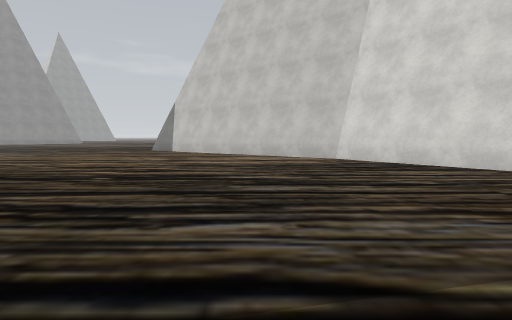
[1] (above)

20 first-person views from a walk through a 3-D level made in the Unity game engine. The camera is 1.3 m above the floor, tilts 4° down and sees 75° across. The floor is counted in squares, 2 m on a side. Each view is taken from the middle of a square. On the plan, view 1 faces up. The plan holds only what a view shows up to about 10 squares ahead; the rest is blank. The place goes on beyond the plan. Some surface patterns are stand-ins.

[2]
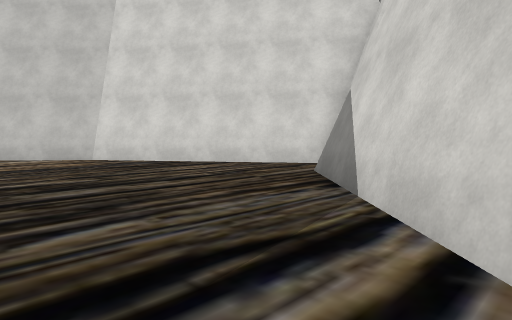

[3]
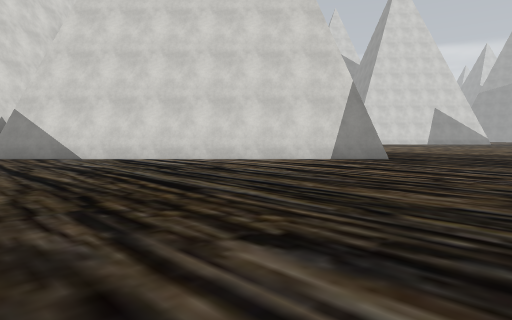

[4]
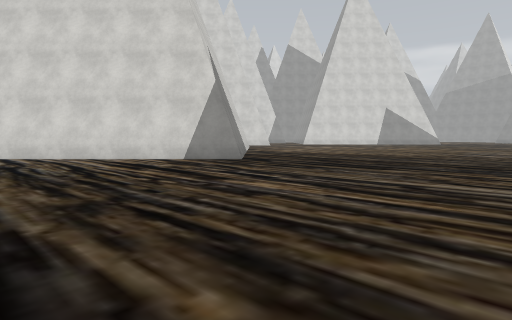

[5]
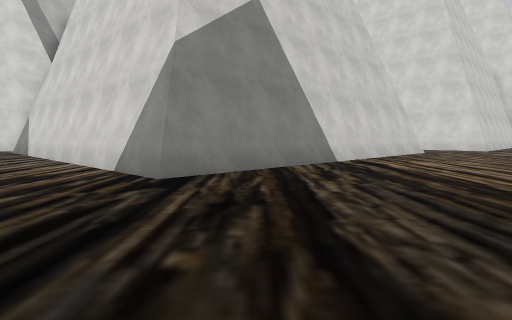

[6]
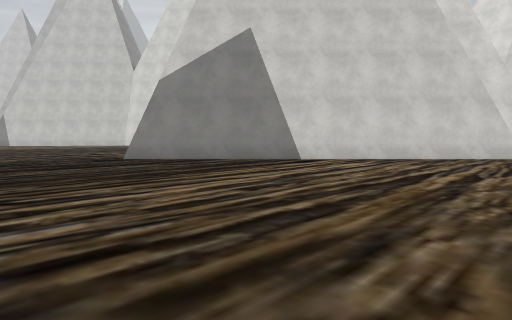

[7]
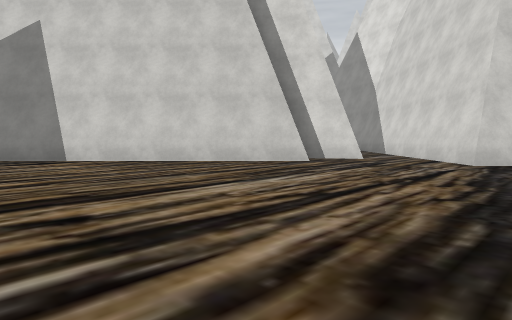

[8]
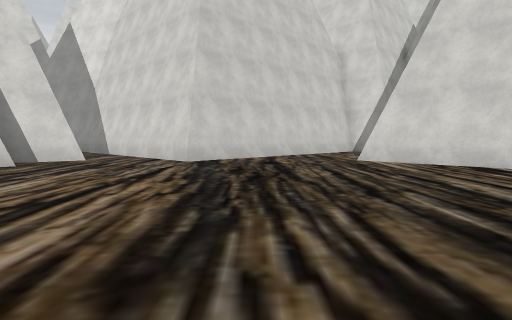

[9]
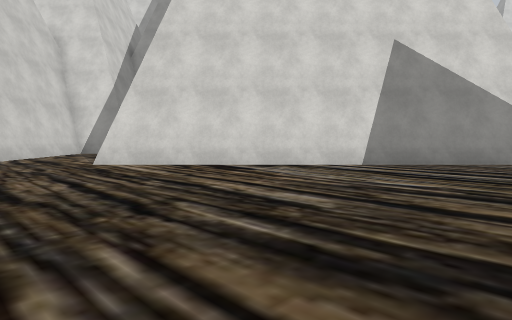

[10]
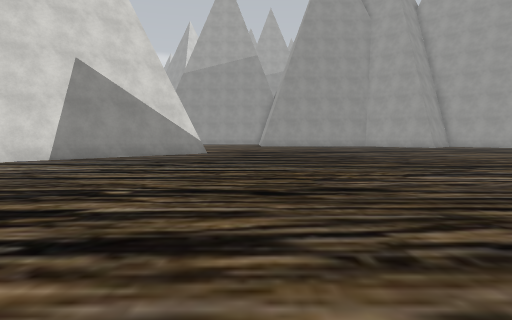

[11]
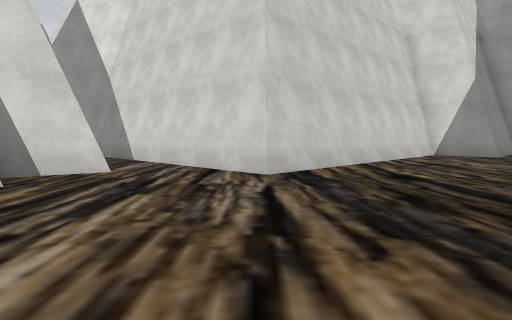

[12]
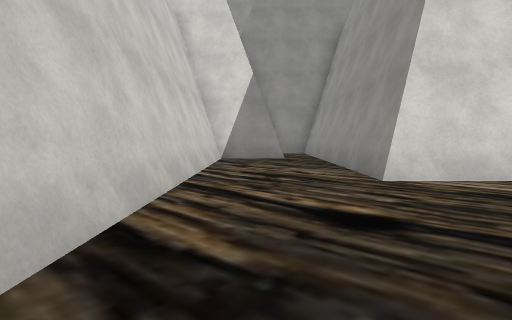

[13]
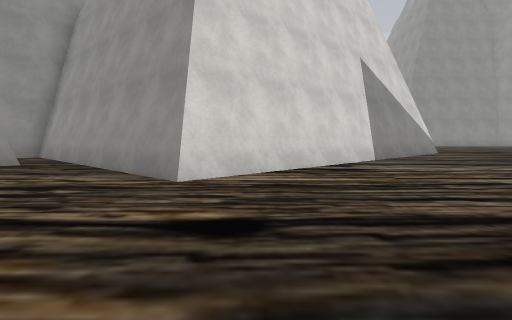

[14]
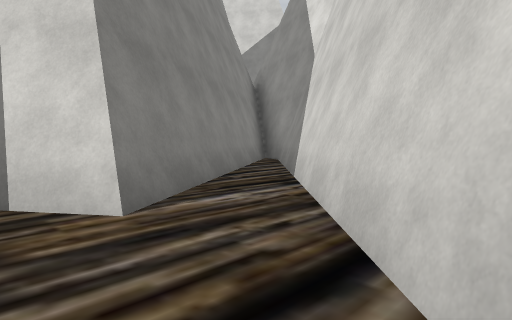

[15]
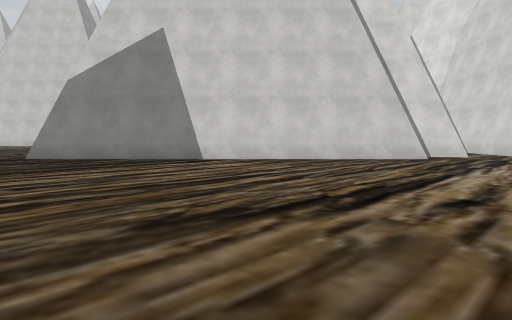

[16]
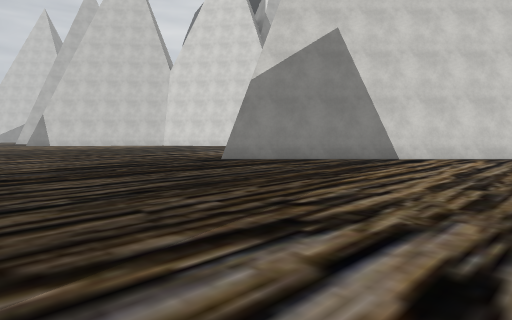

[17]
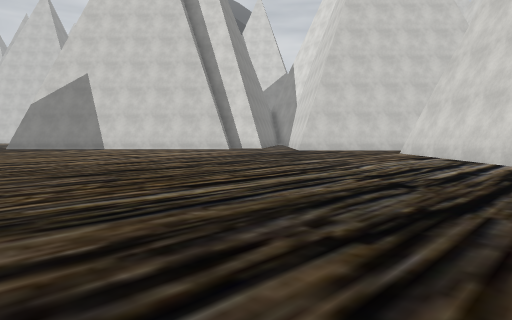

[18]
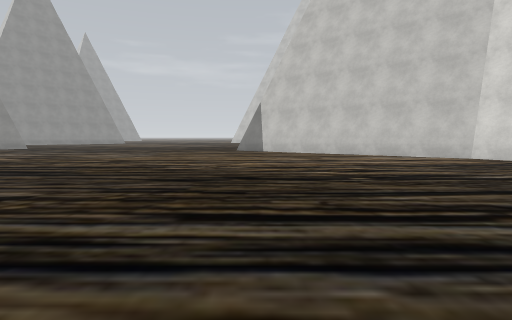

[19]
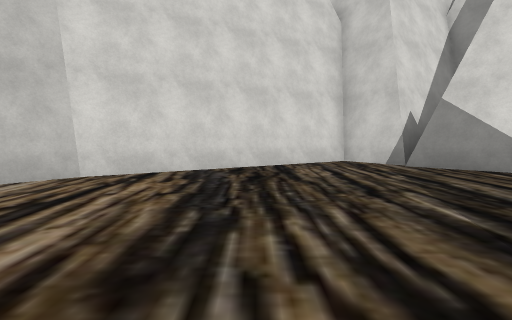

[20]
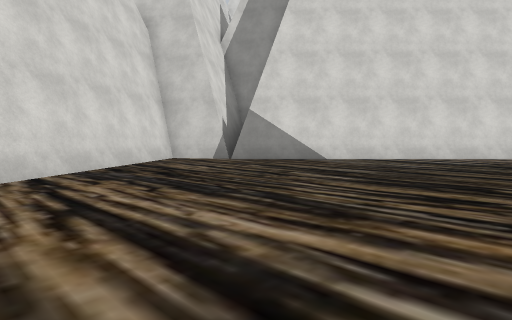

### Floor plan
Points are (right, up) in squares from view 1. A wall is a line through its corners. A room is listed if a view was taken in it or the views show most of it. See-through windows are left out.
Room 1 (views 1, 2, 3, 4, 5, 6, 7, 8, 9, 10, 11, 12, 13, 14, 15, 16, 17, 18, 19, 20)
walls: (-3.8, -4.6) (4.4, 3.6); (4.4, -12.5) (-3.7, -4.4); (4.6, 3.5) (6.2, 4.6) (2.4, 10); (10, -10.4) (6.1, -13.1) (5.1, -11.6); (0.5, -26.5) (6.1, -21) (10.6, -25.5); (2.5, 9.8) (1.5, 10.6); (10.5, -20.8) (5.9, -16.1) (10.6, -11.5)
low walls: (4.1, -12.5) (-3.6, -4.8)

Where each view was taken, in squares from view 1:
view 1: 0 up, 0 right, facing up
view 2: 0 up, 1 left, facing up-right
view 3: 5 up, 8 left, facing down-right
view 4: 2 up, 11 left, facing down-right
view 5: 6 down, 9 left, facing right
view 6: 14 down, 8 left, facing up-right
view 7: 18 down, 3 left, facing up-right
view 8: 18 down, 3 left, facing right
view 9: 18 down, 2 left, facing down-right
view 10: 16 down, 4 left, facing down
view 11: 16 down, 0 right, facing right
view 12: 16 down, 4 right, facing down-right
view 13: 16 down, 5 right, facing down
view 14: 16 down, 5 right, facing up-right
view 15: 16 down, 6 left, facing up-right
view 16: 12 down, 10 left, facing up-right
view 17: 26 down, 7 left, facing up-right
view 18: 0 up, 4 left, facing up
view 19: 7 up, 3 left, facing right
view 20: 10 up, 3 left, facing down-right
